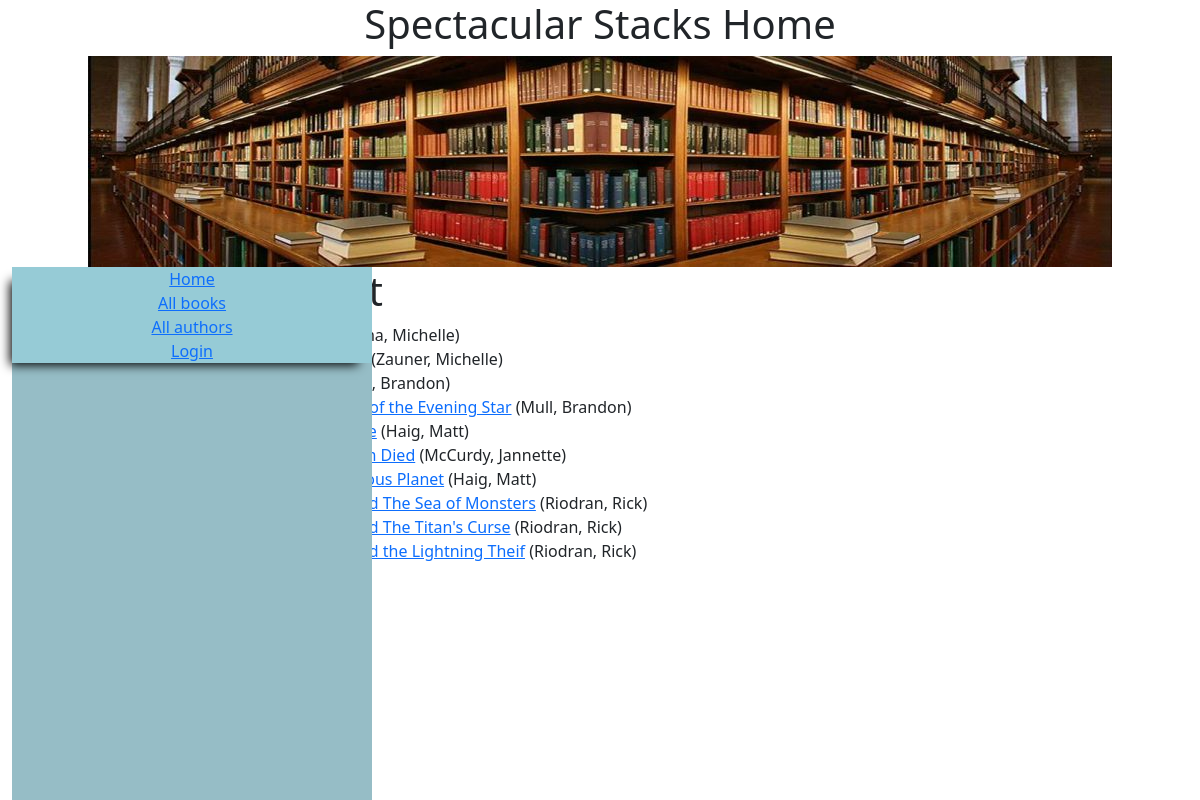
Before: /catalog/books/ with the older database file.
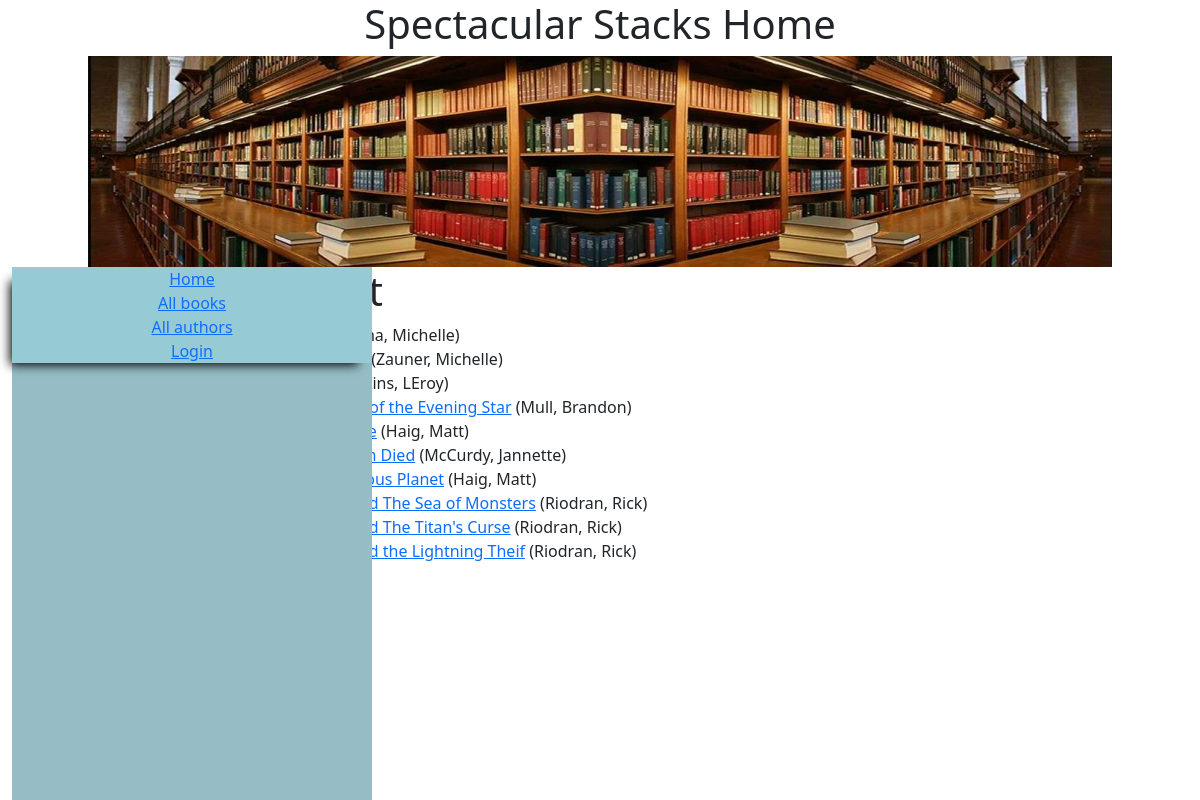
After: the same page with the newer database file.
### catalog/models.py (models this page shows, shortened)
class Book(models.Model):
    title = models.CharField(max_length=200)
    author = models.ForeignKey('Author', on_delete=models.SET_NULL, null=True)
    summary = models.TextField(max_length=1000, help_text="Enter a brief description of the book")
    isbn = models.CharField('ISBN', max_length=13,
                            unique=True,
                            help_text='13 Character <a href="https://www.isbn-international.org/content/what-isbn'
                                      '">ISBN number</a>')
    genre = models.ManyToManyField(Genre, help_text="Select a genre for this book")
    class Meta:
        ordering = ['title', 'author']
    def display_genre(self):
        """Create a string for the Genre. This is required to display genre in Admin."""
        return ', '.join(genre.name for genre in self.genre.all()[:3])
    display_genre.short_description = 'Genre'
    def get_absolute_url(self):
        return reverse('book-detail', args=[str(self.id)])

class Author(models.Model):
    first_name = models.CharField(max_length=100)
    last_name = models.CharField(max_length=100)
    date_of_birth = models.DateField(null=True, blank=True)
    date_of_death = models.DateField('died', null=True, blank=True)
    class Meta:
        ordering = ['last_name', 'first_name']
    def __str__(self):
        return '{0}, {1}'.format(self.last_name, self.first_name)

### catalog/views.py (the view)
# urls.py: path('books/', views.BookListView.as_view(), name='books'),
class BookListView(generic.ListView):
    model = Book
    paginate_by = 10

### catalog/templates/catalog/book_list.html
{% extends "base_generic.html" %}
{% block content %}
  <h1>Book List</h1>
  {% if book_list %}
  <ul>
    {% for book in book_list %}
      <li>
        <a href="{{ book.get_absolute_url }}">{{ book.title }}</a> ({{book.author}})
      </li>
    {% endfor %}
  </ul>
  {% else %}
    <p>There are no books in the library.</p>
  {% endif %}
{% endblock %}

Changed rows visible on the page:
changed Book: author "Mull, Brandon" → "Jenkins, LEroy"
